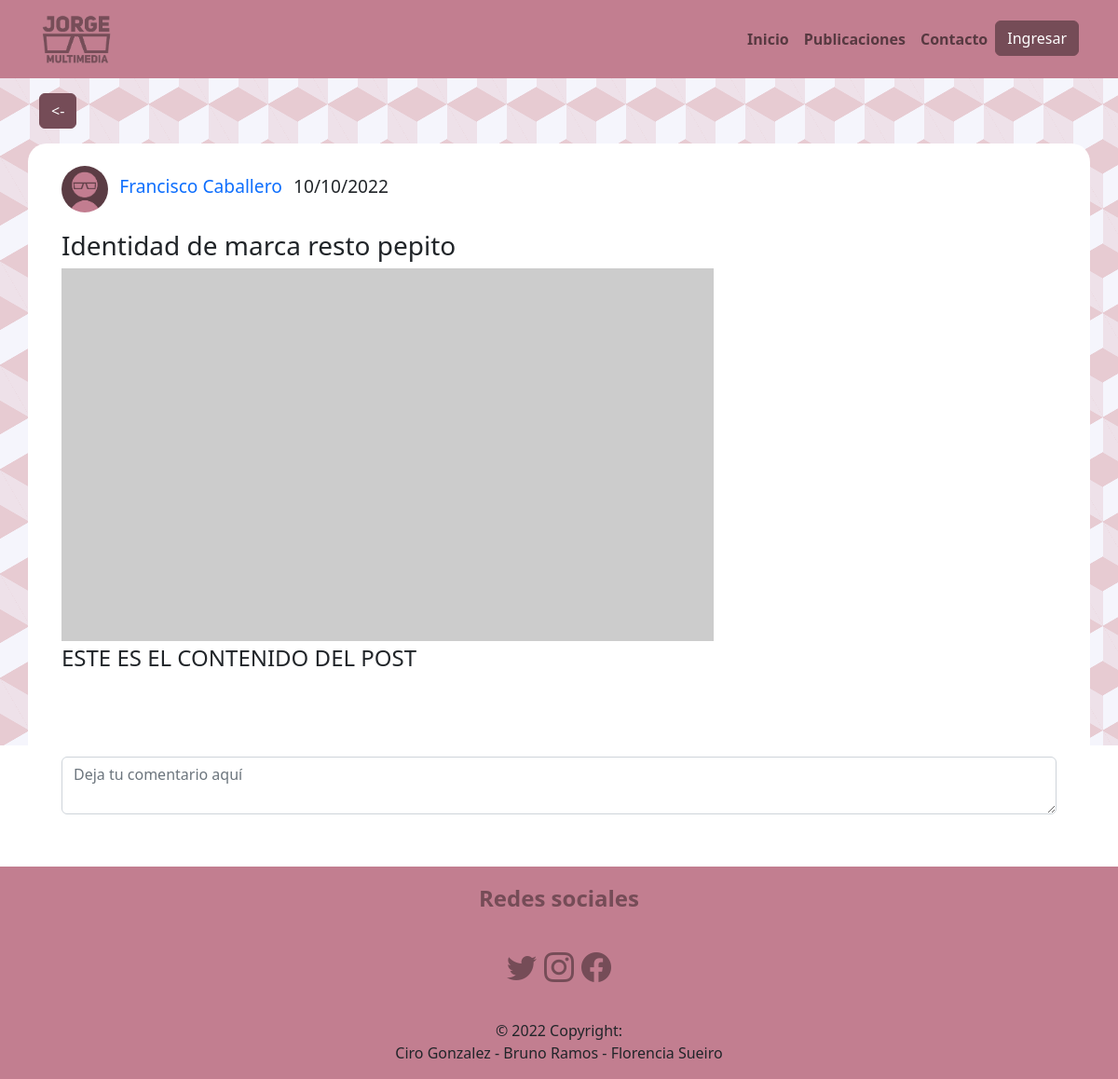
Page /buscador.php?p=2 on the committed database.
### tables this page shows
CREATE TABLE `publicaciones` (
  `id_publicacion` int(11) NOT NULL AUTO_INCREMENT,
  `id_area` int(11) NOT NULL,
  `fecha` datetime DEFAULT NULL,
  `contenido` varchar(255) NOT NULL,
  `titulo` varchar(255) NOT NULL,
  `id_usuario` int(11) NOT NULL,
  PRIMARY KEY (`id_publicacion`) USING BTREE,
  KEY `id_usuario` (`id_usuario`) USING BTREE,
  KEY `id_area` (`id_area`) USING BTREE,
  CONSTRAINT `publicaciones_area` FOREIGN KEY (`id_area`) REFERENCES `areas` (`id_area`) ON DELETE CASCADE ON UPDATE CASCADE,
  CONSTRAINT `publicaciones_usuario` FOREIGN KEY (`id_usuario`) REFERENCES `usuarios` (`id_usuario`) ON DELETE CASCADE ON UPDATE CASCADE
);

CREATE TABLE `usuarios` (
  `id_usuario` int(11) NOT NULL AUTO_INCREMENT,
  `nombre` varchar(20) NOT NULL,
  `apellido` varchar(20) NOT NULL,
  `clave` varchar(20) NOT NULL,
  `id_nivel` int(11) NOT NULL,
  `user` varchar(30) NOT NULL,
  `email` varchar(30) NOT NULL,
  `nombre2` varchar(20) DEFAULT NULL,
  `nombre3` varchar(20) DEFAULT NULL,
  `apellido2` varchar(20) DEFAULT NULL,
  `apellido3` varchar(20) DEFAULT NULL,
  `id_foto` int(11) DEFAULT NULL,
  PRIMARY KEY (`id_usuario`) USING BTREE,
  UNIQUE KEY `id_usuario` (`id_usuario`) USING BTREE,
  KEY `nivel` (`id_nivel`) USING BTREE,
  KEY `foto_perfil` (`id_foto`) USING BTREE,
  CONSTRAINT `foto_perfil` FOREIGN KEY (`id_foto`) REFERENCES `fotos_perfil` (`id_foto`) ON DELETE CASCADE ON UPDATE CASCADE,
  CONSTRAINT `nivel` FOREIGN KEY (`id_nivel`) REFERENCES `niveles` (`id_nivel`) ON DELETE CASCADE ON UPDATE CASCADE
);

### buscador.php (the view, shortened to what the rows shown need)
<?php
include "templates/conexion.php";
?>
<!DOCTYPE html>
<html lang="en">
<head>
    <link rel="stylesheet" href="css/style.css">
    <link rel="stylesheet" href="https://cdn.jsdelivr.net/npm/bootstrap-icons@1.7.1/font/bootstrap-icons.css">
    <link href="https://cdn.jsdelivr.net/npm/bootstrap@5.2.2/dist/css/bootstrap.min.css" rel="stylesheet"
>
</head>
<body>
        <?php
            $consulta = "SELECT publicaciones.id_publicacion, publicaciones.id_area, publicaciones.fecha, publicaciones.contenido, publicaciones.titulo, publicaciones.id_usuario FROM publicaciones";
            $respuesta = mysqli_query($cnx, $consulta);
        ?>
    <div class="lista_posteos">
        <?php
        if(!isset($_GET['p'])){
        ?>
        <?php
        while ($columnas = mysqli_fetch_assoc($respuesta)){
        ?>
        <div class="post m-3">
            <div class="posteos container mb80">
                <div class="page-timeline">
                    <div class="vtimeline-point">
                        <div class="vtimeline-icon">
                            <i class="fa fa-image"></i>
                        </div>
                        <div class="vtimeline-block p-4">
                                    <?php
                                        $post_id=$columnas['id_usuario'];
                                        $consulta_nombres = "SELECT publicaciones.id_usuario, usuarios.id_usuario, usuarios.nombre, usuarios.apellido, usuarios.id_foto FROM publicaciones, usuarios WHERE usuarios.id_usuario = $post_id";
                                        $respuesta_nombres = mysqli_query($cnx, $consulta_nombres);
                                        ($nombre = mysqli_fetch_assoc($respuesta_nombres))
                                    ?>
                            <ul class="post-meta list-inline">
                                <li class="list-inline-item">
                                    <i class="fa fa-user-circle-o"></i> <a href="buscador.php?p=<?php echo $columnas['id_publicacion']; ?>"><img class="pfp"
                                            style="width: 50px;" src="img/pfp/default_pfp.png" alt=""></a>
                                </li>
                                <li class="list-inline-item">
                                    <i class="fa fa-user-circle-o"></i> <a class="post_info"
                                        href="#">
                                        <?php
                                    echo $nombre['nombre'];
                                ?>
                                <?php
                                    echo $nombre['apellido'];
                                ?>
                                </a>
                                </li>
                                <li class="list-inline-item">
                                    <i class="fa fa-calendar-o"></i>
                                    <p class="post_info">Publicó</p>
                                </li>
                            </ul>
                            <a class="text-decoration-none text-reset" href="buscador.php?p=<?php echo $columnas['id_publicacion']; ?>">
                            <h3>
                                <?php
                                    echo $columnas['titulo'];
                                ?>
                            </h3>
                            </a>
                            <a href="buscador.php?p=<?php echo $columnas['id_publicacion']; ?>"><img src="https://via.placeholder.com/700x400" alt=""
                                    class="img-fluid mb20"></a>
                            <p>
                            <?php
                            echo $columnas['contenido'];
                            ?>
                            </p><br>
                                        <?php
                                            if(isset($_SESSION['id_usuario'])){
                                                $id_usuario = $_SESSION['id_usuario'];
                                                $c_like = "SELECT * FROM likes WHERE id_publicacion = ?? AND id_usuario = $id_usuario";
                                                $rta_like = mysqli_query($cnx, $c_like);
                                                $col_like = mysqli_fetch_assoc($rta_like);
                                                if($col_like == false){
                                        ?>
                            <div class="likes">
                                <a href="templates/likear.php?l=1&p=<?php echo $p; ?>"> <img src="img/like.png"
                                        alt=""></a>
                                <?php
                                    }else{}
                                    ?>
                                <a href="templates/likear.php?l=2&p="><img src="img/liken't.png" alt=""></a>
                            </div>
                            <?php
                                    }
                                    ?>
                            <br>
                            <?php
                            $post_id_comment=$columnas['id_publicacion'];
                            $consulta_comentarios = "SELECT * from comentarios INNER JOIN publicaciones
                            ON comentarios.id_publicacion = publicaciones.id_publicacion
                            INNER JOIN usuarios ON comentarios.id_usuario = usuarios.id_usuario
                            WHERE comentarios.id_publicacion = $post_id_comment ORDER BY comentarios.fecha_comentario DESC";
                            $respuesta_comentarios = mysqli_query($cnx, $consulta_comentarios);
                            while($col_comentario = mysqli_fetch_assoc($respuesta_comentarios)){
                                $fecha_base_comment=$col_comentario["fecha_comentario"];
                                $fecha_cortada_comment = explode("-", $fecha_base_comment);
                                $fecha_cortada_comment_dia = $fecha_cortada_comment[2];
                                $fecha_cortada_comment_dia_restado = substr($fecha_cortada_comment_dia, 0, 2);
                                $fecha_invertida_comment =  $fecha_cortada_comment_dia_restado . "/" . $fecha_cortada_comment[1] . "/" . $fecha_cortada_comment[0];
                            ?>
                            <div class="comentario p-4">
                                <ul class="post-meta list-inline">
                                    <li class="list-inline-item">
                                        <i class="fa fa-user-circle-o"></i> <a href="#"><img class="pfp"
                                                style="width: 50px;" src="img/pfp/default_pfp.png" alt=""></a>
                                    </li>
                                    <li class="list-inline-item">
                                        <i class="fa fa-user-circle-o"></i> <a class="post_info"
                                            href="#"><?php echo $col_comentario['nombre']; ?> <?php echo $col_comentario['apellido'];?></a>
                                    </li>
                                    <li class="list-inline-item">
                                        <i class="fa fa-calendar-o"></i>
                                        <p class="post_info" href="#"><?php echo $fecha_invertida_comment?></p>
                                    </li>
                                    <p class="comentario"><?php echo $col_comentario["contenido_comentario"]?></p>
                                </ul>
                            </div>
                            <?php
                            }
                            ?>
                            <div class="text-center"><a class="btn btn-primary rounded text-center" href="buscador.php?p=<?php echo $columnas['id_publicacion']; ?>">Ver mas</a>
                            </div>
                        </div>
                    </div>
                </div>
            </div>
        </div>
        <?php
        }
        ?>
        <?php
        }else{
        ?>
        <div class="post m-3">
                    <?php
                    $id = $_GET ['p'];
                    $cons_detalle = "SELECT publicaciones.id_publicacion, publicaciones.id_area, publicaciones.fecha, publicaciones.contenido, publicaciones.titulo, publicaciones.id_usuario, usuarios.id_usuario, usuarios.nombre, usuarios.apellido, usuarios.id_foto FROM publicaciones, usuarios WHERE publicaciones.id_usuario = usuarios.id_usuario AND publicaciones.id_publicacion = $id";
                    $resultado_detalle = mysqli_query($cnx, $cons_detalle);
                    $detalle = mysqli_fetch_assoc($resultado_detalle);
                    $fecha_base=$detalle["fecha"];
                    $fecha_cortada = explode("-", $fecha_base);
                    $fecha_cortada_dia = $fecha_cortada[2];
                    $fecha_cortada_dia_restado = substr($fecha_cortada_dia, 0, 2);
                    $fecha_invertida =  $fecha_cortada_dia_restado . "/" . $fecha_cortada[1] . "/" . $fecha_cortada[0];
                    ?>
            <div class="posteos container mb80">
                <div class="page-timeline">
                    <div class="vtimeline-point">
                        <div class="vtimeline-block p-4">
                            <ul class="post-meta list-inline">
                                <li class="list-inline-item">
                                    <i class="fa fa-user-circle-o"></i> <a href="#"><img class="pfp"
                                            style="width: 50px;" src="img/pfp/default_pfp.png" alt=""></a>
                                </li>
                                <li class="list-inline-item">
                                    <a class="post_info" href="#"><?php echo $detalle['nombre']; ?> <?php echo $detalle['apellido'];?>
                                    </a>
                                </li>
                                <li class="list-inline-item">
                                    <p class="post_info" href="#"><?php echo $fecha_invertida; ?></p>
                                </li>
                            </ul>
                            <h2 class="text-decoration-none text-reset" href="#">
                                <h3>
                                <?php
                                    echo $detalle['titulo'];
                                ?>
                                </h3>
                            </h2>
                            <a href="#"><img src="https://via.placeholder.com/700x400" alt=""
                                    class="img-fluid mb20"></a>
                            <p>
                            <?php
                            echo $detalle['contenido'];
                            ?>
                            </p><br>
                            <br>
                            <div class="mb-3">
                                <textarea class="form-control" id="exampleFormControlTextarea1" rows="2"
                                placeholder="Deja tu comentario aquí"></textarea>
                            </div>
                        </div>
                    </div>
                </div>
            </div>
        </div>
        <?php
        }
        ?>
</body>
</html>

### rows in the picture
publicaciones: id_usuario.nombre "Francisco", id_usuario.apellido "Caballero", fecha "10/10/2022", titulo "Identidad de marca resto pepito", contenido "ESTE ES EL CONTENIDO DEL POST"
